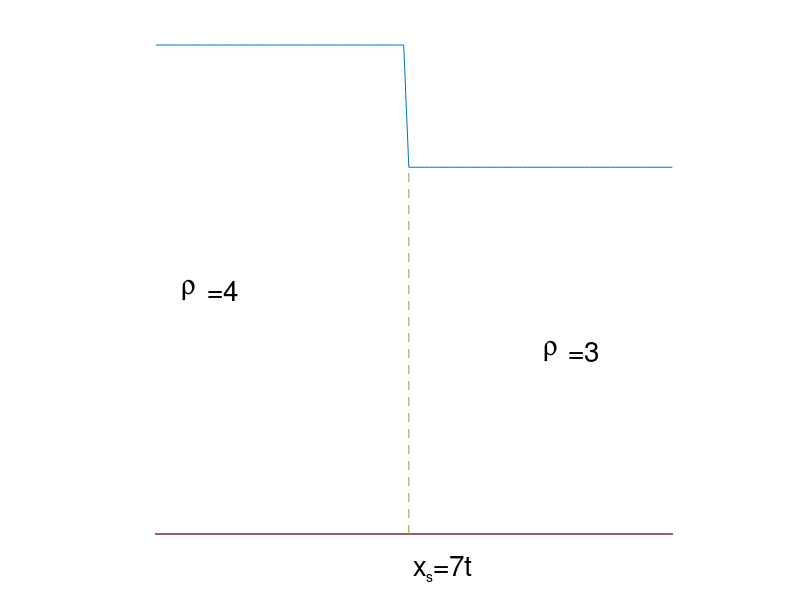

This figure's MATLAB source:
0
f=zeros(101);
for x2=1:101
   if x2<50
     f(x2)=4;
   end
   if x2>=50
     f(x2)=3;
   end
end


x=-5:.1:5;
y=x-x;
plot(x,f,x,y);
axis off
hold on 
q=[-.1 -.1 ]
r=[0 3]
line(q,r,'linestyle','--')
text(3,1.5,'=3','fontsize',20)
text(-4,2,'=4','fontsize',20)
text(2.5,1.5,'r','fontname','symbol','fontsize',20)
text(-4.5,2,'r','fontname','symbol','fontsize',20)
text(0,-0.25,'x =7t','fontsize',20)
text(0.25,-0.35,'s','fontsize',10)
hold off

